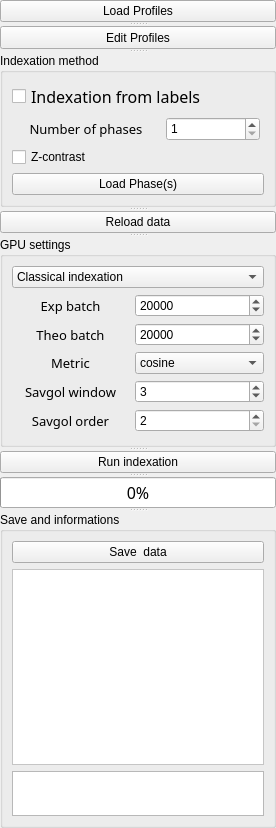
   <widget class="QSplitter" name="splitter_5">
    <property name="geometry">
     <rect>
      <x>10</x>
      <y>0</y>
      <width>276</width>
      <height>828</height>
     </rect>
    </property>
    <property name="orientation">
     <enum>Qt::Vertical</enum>
    </property>
    <widget class="QPushButton" name="Open_profiles">
     <property name="text">
      <string>Load Profiles</string>
     </property>
    </widget>
    <widget class="QPushButton" name="Edit_profiles">
     <property name="text">
      <string>Edit Profiles</string>
     </property>
    </widget>
    <widget class="QGroupBox" name="groupBox_3">
     <property name="title">
      <string>Indexation method</string>
     </property>
     <layout class="QVBoxLayout" name="verticalLayout_5">
      <item>
       <widget class="QCheckBox" name="Cluster_index">
        <property name="sizePolicy">
         <sizepolicy hsizetype="Preferred" vsizetype="Fixed">
          <horstretch>0</horstretch>
          <verstretch>0</verstretch>
         </sizepolicy>
        </property>
        <property name="minimumSize">
         <size>
          <width>0</width>
          <height>0</height>
         </size>
        </property>
        <property name="font">
         <font>
          <family>Noto Sans Cond</family>
          <pointsize>12</pointsize>
          <weight>50</weight>
          <italic>false</italic>
          <bold>false</bold>
         </font>
        </property>
        <property name="styleSheet">
         <string notr="true"/>
        </property>
        <property name="text">
         <string>Indexation from labels</string>
        </property>
       </widget>
      </item>
      <item>
       <layout class="QHBoxLayout" name="horizontalLayout_8">
        <item>
         <widget class="QLabel" name="label_phase_num">
          <property name="sizePolicy">
           <sizepolicy hsizetype="Preferred" vsizetype="Preferred">
            <horstretch>0</horstretch>
            <verstretch>0</verstretch>
           </sizepolicy>
          </property>
          <property name="minimumSize">
           <size>
            <width>92</width>
            <height>0</height>
           </size>
          </property>
          <property name="maximumSize">
           <size>
            <width>140</width>
            <height>16777215</height>
           </size>
          </property>
          <property name="font">
           <font>
            <family>Noto Sans Cond</family>
            <pointsize>10</pointsize>
            <weight>50</weight>
            <italic>false</italic>
            <bold>false</bold>
           </font>
          </property>
          <property name="styleSheet">
           <string notr="true">font: 10pt &quot;Noto Sans Cond&quot;;</string>
          </property>
          <property name="text">
           <string>Number of phases</string>
          </property>
          <property name="alignment">
           <set>Qt::AlignCenter</set>
          </property>
         </widget>
        </item>
        <item>
         <widget class="QSpinBox" name="spinBox_phase_num">
          <property name="sizePolicy">
           <sizepolicy hsizetype="Minimum" vsizetype="Minimum">
            <horstretch>0</horstretch>
            <verstretch>0</verstretch>
           </sizepolicy>
          </property>
          <property name="minimumSize">
           <size>
            <width>94</width>
            <height>0</height>
           </size>
          </property>
          <property name="maximumSize">
           <size>
            <width>50</width>
            <height>16777215</height>
           </size>
          </property>
          <property name="toolTip">
           <string>&lt;html&gt;&lt;head/&gt;&lt;body&gt;&lt;p&gt;&lt;span style=&quot; font-size:11pt;&quot;&gt;Number of experimental profiles per batch. &lt;/span&gt;&lt;/p&gt;&lt;/body&gt;&lt;/html&gt;</string>
          </property>
          <property name="minimum">
           <number>1</number>
          </property>
          <property name="maximum">
           <number>5</number>
          </property>
          <property name="singleStep">
           <number>1</number>
          </property>
          <property name="value">
           <number>1</number>
          </property>
         </widget>
        </item>
       </layout>
      </item>
      <item>
       <widget class="QCheckBox" name="checkBox_otsu">
        <property name="text">
         <string>Z-contrast</string>
        </property>
       </widget>
      </item>
      <item>
       <widget class="QPushButton" name="Open_data">
        <property name="sizePolicy">
         <sizepolicy hsizetype="Preferred" vsizetype="Fixed">
          <horstretch>0</horstretch>
          <verstretch>0</verstretch>
         </sizepolicy>
        </property>
        <property name="minimumSize">
         <size>
          <width>116</width>
          <height>0</height>
         </size>
        </property>
        <property name="maximumSize">
         <size>
          <width>16777215</width>
          <height>16777215</height>
         </size>
        </property>
        <property name="toolTip">
         <string>&lt;html&gt;&lt;head/&gt;&lt;body&gt;&lt;p&gt;&lt;span style=&quot; font-size:11pt;&quot;&gt;Load (1) image serie ; (2) CIF file ; (3) database.&lt;/span&gt;&lt;/p&gt;&lt;/body&gt;&lt;/html&gt;</string>
        </property>
        <property name="text">
         <string>Load Phase(s)</string>
        </property>
        <property name="icon">
         <iconset>
          <normaloff>../Traitement_stack/icons/import_icon.png</normaloff>../Traitement_stack/icons/import_icon.png</iconset>
        </property>
       </widget>
      </item>
     </layout>
    </widget>
    <widget class="QPushButton" name="Reload_bttn">
     <property name="toolTip">
      <string>&lt;html&gt;&lt;head/&gt;&lt;body&gt;&lt;p&gt;&lt;span style=&quot; font-size:11pt;&quot;&gt;Open the H5 result file.&lt;/span&gt;&lt;/p&gt;&lt;/body&gt;&lt;/html&gt;</string>
     </property>
     <property name="text">
      <string>Reload data</string>
     </property>
    </widget>
    <widget class="QGroupBox" name="groupBox">
     <property name="title">
      <string>GPU settings</string>
     </property>
     <layout class="QVBoxLayout" name="verticalLayout_9">
      <item>
       <widget class="QComboBox" name="PresetBox">
        <property name="toolTip">
         <string>&lt;html&gt;&lt;head/&gt;&lt;body&gt;&lt;p&gt;&lt;span style=&quot; font-size:11pt;&quot;&gt;Choice of indexation method.&lt;/span&gt;&lt;/p&gt;&lt;/body&gt;&lt;/html&gt;</string>
        </property>
        <item>
         <property name="text">
          <string>Classical indexation</string>
         </property>
        </item>
        <item>
         <property name="text">
          <string>Derivative indexation</string>
         </property>
        </item>
        <item>
         <property name="text">
          <string>Savgol derivative indexation</string>
         </property>
        </item>
       </widget>
      </item>
      <item>
       <layout class="QHBoxLayout" name="horizontalLayout_2">
        <item>
         <widget class="QLabel" name="BatchProfiles_label">
          <property name="sizePolicy">
           <sizepolicy hsizetype="Preferred" vsizetype="Preferred">
            <horstretch>0</horstretch>
            <verstretch>0</verstretch>
           </sizepolicy>
          </property>
          <property name="minimumSize">
           <size>
            <width>92</width>
            <height>0</height>
           </size>
          </property>
          <property name="maximumSize">
           <size>
            <width>117</width>
            <height>16777215</height>
           </size>
          </property>
          <property name="font">
           <font>
            <family>Noto Sans Cond</family>
            <pointsize>10</pointsize>
            <weight>50</weight>
            <italic>false</italic>
            <bold>false</bold>
           </font>
          </property>
          <property name="styleSheet">
           <string notr="true">font: 10pt &quot;Noto Sans Cond&quot;;</string>
          </property>
          <property name="text">
           <string>Exp batch</string>
          </property>
          <property name="alignment">
           <set>Qt::AlignCenter</set>
          </property>
         </widget>
        </item>
        <item>
         <widget class="QSpinBox" name="Profiles_SpinBox">
          <property name="sizePolicy">
           <sizepolicy hsizetype="Preferred" vsizetype="Fixed">
            <horstretch>0</horstretch>
            <verstretch>0</verstretch>
           </sizepolicy>
          </property>
          <property name="minimumSize">
           <size>
            <width>94</width>
            <height>0</height>
           </size>
          </property>
          <property name="toolTip">
           <string>&lt;html&gt;&lt;head/&gt;&lt;body&gt;&lt;p&gt;&lt;span style=&quot; font-size:11pt;&quot;&gt;Number of experimental profiles per batch. &lt;/span&gt;&lt;/p&gt;&lt;/body&gt;&lt;/html&gt;</string>
          </property>
          <property name="minimum">
           <number>5000</number>
          </property>
          <property name="maximum">
           <number>100000</number>
          </property>
          <property name="singleStep">
           <number>5000</number>
          </property>
          <property name="value">
           <number>20000</number>
          </property>
         </widget>
        </item>
       </layout>
      </item>
      <item>
       <layout class="QHBoxLayout" name="horizontalLayout">
        <item>
         <widget class="QLabel" name="BatchDatabase_label">
          <property name="sizePolicy">
           <sizepolicy hsizetype="Preferred" vsizetype="Preferred">
            <horstretch>0</horstretch>
            <verstretch>0</verstretch>
           </sizepolicy>
          </property>
          <property name="minimumSize">
           <size>
            <width>92</width>
            <height>0</height>
           </size>
          </property>
          <property name="maximumSize">
           <size>
            <width>117</width>
            <height>16777215</height>
           </size>
          </property>
          <property name="font">
           <font>
            <family>Noto Sans Cond</family>
            <pointsize>10</pointsize>
            <weight>50</weight>
            <italic>false</italic>
            <bold>false</bold>
           </font>
          </property>
          <property name="styleSheet">
           <string notr="true">font: 10pt &quot;Noto Sans Cond&quot;;</string>
          </property>
          <property name="text">
           <string>Theo batch</string>
          </property>
          <property name="alignment">
           <set>Qt::AlignCenter</set>
          </property>
         </widget>
        </item>
        <item>
         <widget class="QSpinBox" name="Database_SpinBox">
          <property name="sizePolicy">
           <sizepolicy hsizetype="Preferred" vsizetype="Fixed">
            <horstretch>0</horstretch>
            <verstretch>0</verstretch>
           </sizepolicy>
          </property>
          <property name="minimumSize">
           <size>
            <width>94</width>
            <height>0</height>
           </size>
          </property>
          <property name="toolTip">
           <string>&lt;html&gt;&lt;head/&gt;&lt;body&gt;&lt;p&gt;&lt;span style=&quot; font-size:11pt;&quot;&gt;Number of theoretical profiles per batch.&lt;/span&gt;&lt;/p&gt;&lt;/body&gt;&lt;/html&gt;</string>
          </property>
          <property name="minimum">
           <number>5000</number>
          </property>
          <property name="maximum">
           <number>100000</number>
          </property>
          <property name="singleStep">
           <number>5000</number>
          </property>
          <property name="value">
           <number>20000</number>
          </property>
         </widget>
        </item>
       </layout>
      </item>
      <item>
       <layout class="QHBoxLayout" name="horizontalLayout_6">
        <item>
         <widget class="QLabel" name="metric">
          <property name="sizePolicy">
           <sizepolicy hsizetype="Preferred" vsizetype="Preferred">
            <horstretch>0</horstretch>
            <verstretch>0</verstretch>
           </sizepolicy>
          </property>
          <property name="minimumSize">
           <size>
            <width>92</width>
            <height>0</height>
           </size>
          </property>
          <property name="maximumSize">
           <size>
            <width>117</width>
            <height>16777215</height>
           </size>
          </property>
          <property name="font">
           <font>
            <family>Noto Sans Cond</family>
            <pointsize>10</pointsize>
            <weight>50</weight>
            <italic>false</italic>
            <bold>false</bold>
           </font>
          </property>
          <property name="styleSheet">
           <string notr="true">font: 10pt &quot;Noto Sans Cond&quot;;</string>
          </property>
          <property name="text">
           <string>Metric</string>
          </property>
          <property name="alignment">
           <set>Qt::AlignCenter</set>
          </property>
         </widget>
        </item>
        <item>
         <widget class="QComboBox" name="metricCB">
          <item>
           <property name="text">
            <string>cosine</string>
           </property>
          </item>
          <item>
           <property name="text">
            <string>NCC</string>
           </property>
          </item>
         </widget>
        </item>
       </layout>
      </item>
      <item>
       <layout class="QHBoxLayout" name="horizontalLayout_10">
        <item>
         <widget class="QLabel" name="savgol_label1">
          <property name="sizePolicy">
           <sizepolicy hsizetype="Preferred" vsizetype="Preferred">
            <horstretch>0</horstretch>
            <verstretch>0</verstretch>
           </sizepolicy>
          </property>
          <property name="minimumSize">
           <size>
            <width>92</width>
            <height>0</height>
           </size>
          </property>
          <property name="maximumSize">
           <size>
            <width>117</width>
            <height>16777215</height>
           </size>
          </property>
          <property name="font">
           <font>
            <family>Noto Sans Cond</family>
            <pointsize>10</pointsize>
            <weight>50</weight>
            <italic>false</italic>
            <bold>false</bold>
           </font>
          </property>
          <property name="styleSheet">
           <string notr="true">font: 10pt &quot;Noto Sans Cond&quot;;</string>
          </property>
          <property name="text">
           <string>Savgol window</string>
          </property>
          <property name="alignment">
           <set>Qt::AlignCenter</set>
          </property>
         </widget>
        </item>
        <item>
         <widget class="QSpinBox" name="window_SpinBox">
          <property name="sizePolicy">
           <sizepolicy hsizetype="Preferred" vsizetype="Fixed">
            <horstretch>0</horstretch>
            <verstretch>0</verstretch>
           </sizepolicy>
          </property>
          <property name="minimumSize">
           <size>
            <width>94</width>
            <height>0</height>
           </size>
          </property>
          <property name="toolTip">
           <string>&lt;html&gt;&lt;head/&gt;&lt;body&gt;&lt;p&gt;&lt;span style=&quot; font-size:11pt;&quot;&gt;Size of the window. Must be odd. &lt;/span&gt;&lt;/p&gt;&lt;/body&gt;&lt;/html&gt;</string>
          </property>
          <property name="minimum">
           <number>2</number>
          </property>
          <property name="maximum">
           <number>20</number>
          </property>
          <property name="singleStep">
           <number>1</number>
          </property>
          <property name="value">
           <number>3</number>
          </property>
         </widget>
        </item>
       </layout>
      </item>
      <item>
       <layout class="QHBoxLayout" name="horizontalLayout_11">
        <item>
         <widget class="QLabel" name="savgol_label2">
          <property name="sizePolicy">
           <sizepolicy hsizetype="Preferred" vsizetype="Preferred">
            <horstretch>0</horstretch>
            <verstretch>0</verstretch>
           </sizepolicy>
          </property>
          <property name="minimumSize">
           <size>
            <width>92</width>
            <height>0</height>
           </size>
          </property>
          <property name="maximumSize">
           <size>
            <width>117</width>
            <height>16777215</height>
           </size>
          </property>
          <property name="font">
           <font>
            <family>Noto Sans Cond</family>
            <pointsize>10</pointsize>
            <weight>50</weight>
            <italic>false</italic>
            <bold>false</bold>
           </font>
          </property>
          <property name="styleSheet">
           <string notr="true">font: 10pt &quot;Noto Sans Cond&quot;;</string>
          </property>
          <property name="text">
           <string>Savgol order</string>
          </property>
          <property name="alignment">
           <set>Qt::AlignCenter</set>
          </property>
         </widget>
        </item>
        <item>
         <widget class="QSpinBox" name="poly_SpinBox">
          <property name="sizePolicy">
           <sizepolicy hsizetype="Preferred" vsizetype="Fixed">
            <horstretch>0</horstretch>
            <verstretch>0</verstretch>
           </sizepolicy>
          </property>
          <property name="minimumSize">
           <size>
            <width>94</width>
            <height>0</height>
           </size>
          </property>
          <property name="toolTip">
           <string>&lt;html&gt;&lt;head/&gt;&lt;body&gt;&lt;p&gt;&lt;span style=&quot; font-size:11pt;&quot;&gt;Order of the polynomial. Must be lower than the window length.&lt;/span&gt;&lt;/p&gt;&lt;/body&gt;&lt;/html&gt;</string>
          </property>
          <property name="minimum">
           <number>2</number>
          </property>
          <property name="maximum">
           <number>20</number>
          </property>
          <property name="singleStep">
           <number>1</number>
          </property>
          <property name="value">
           <number>2</number>
          </property>
         </widget>
        </item>
       </layout>
      </item>
     </layout>
    </widget>
    <widget class="QPushButton" name="Compute_indexation_bttn">
     <property name="sizePolicy">
      <sizepolicy hsizetype="Minimum" vsizetype="Fixed">
       <horstretch>0</horstretch>
       <verstretch>0</verstretch>
      </sizepolicy>
     </property>
     <property name="minimumSize">
      <size>
       <width>116</width>
       <height>0</height>
      </size>
     </property>
     <property name="maximumSize">
      <size>
       <width>16777215</width>
       <height>16777215</height>
      </size>
     </property>
     <property name="toolTip">
      <string>&lt;html&gt;&lt;head/&gt;&lt;body&gt;&lt;p&gt;&lt;span style=&quot; font-size:11pt;&quot;&gt;Run the indexing step.&lt;/span&gt;&lt;/p&gt;&lt;/body&gt;&lt;/html&gt;</string>
     </property>
     <property name="text">
      <string>Run indexation</string>
     </property>
     <property name="icon">
      <iconset>
       <normaloff>../Traitement_stack/icons/run_icon.png</normaloff>../Traitement_stack/icons/run_icon.png</iconset>
     </property>
    </widget>
    <widget class="QProgressBar" name="progressBar">
     <property name="sizePolicy">
      <sizepolicy hsizetype="Preferred" vsizetype="Fixed">
       <horstretch>0</horstretch>
       <verstretch>0</verstretch>
      </sizepolicy>
     </property>
     <property name="minimumSize">
      <size>
       <width>90</width>
       <height>0</height>
      </size>
     </property>
     <property name="font">
      <font>
       <family>Noto Sans Cond</family>
       <pointsize>12</pointsize>
       <weight>50</weight>
       <italic>false</italic>
       <bold>false</bold>
      </font>
     </property>
     <property name="styleSheet">
      <string notr="true"/>
     </property>
     <property name="value">
      <number>0</number>
     </property>
    </widget>
    <widget class="QGroupBox" name="groupBox_2">
     <property name="title">
      <string>Save and informations</string>
     </property>
     <layout class="QVBoxLayout" name="verticalLayout_14">
      <item>
       <widget class="QPushButton" name="Save_bttn">
        <property name="text">
         <string>Save  data</string>
        </property>
        <property name="icon">
         <iconset>
          <normaloff>../Traitement_stack/icons/save_icon.png</normaloff>../Traitement_stack/icons/save_icon.png</iconset>
        </property>
       </widget>
      </item>
      <item>
       <widget class="QTextEdit" name="Info_box">
        <property name="sizePolicy">
         <sizepolicy hsizetype="Minimum" vsizetype="MinimumExpanding">
          <horstretch>0</horstretch>
          <verstretch>0</verstretch>
         </sizepolicy>
        </property>
        <property name="minimumSize">
         <size>
          <width>90</width>
          <height>0</height>
         </size>
        </property>
        <property name="palette">
         <palette>
          <active>
           <colorrole role="WindowText">
            <brush brushstyle="SolidPattern">
             <color alpha="255">
              <red>0</red>
              <green>0</green>
              <blue>0</blue>
             </color>
            </brush>
           </colorrole>
           <colorrole role="Button">
            <brush brushstyle="SolidPattern">
             <color alpha="255">
              <red>255</red>
              <green>255</green>
              <blue>255</blue>
             </color>
            </brush>
           </colorrole>
           <colorrole role="Text">
            <brush brushstyle="SolidPattern">
             <color alpha="255">
              <red>0</red>
              <green>0</green>
              <blue>0</blue>
             </color>
            </brush>
           </colorrole>
           <colorrole role="ButtonText">
            <brush brushstyle="SolidPattern">
             <color alpha="255">
              <red>0</red>
              <green>0</green>
              <blue>0</blue>
             </color>
            </brush>
           </colorrole>
           <colorrole role="Base">
            <brush brushstyle="SolidPattern">
             <color alpha="255">
              <red>255</red>
              <green>255</green>
              <blue>255</blue>
             </color>
            </brush>
           </colorrole>
           <colorrole role="Window">
            <brush brushstyle="SolidPattern">
             <color alpha="255">
              <red>255</red>
              <green>255</green>
              <blue>255</blue>
             </color>
            </brush>
           </colorrole>
          </active>
          <inactive>
           <colorrole role="WindowText">
            <brush brushstyle="SolidPattern">
             <color alpha="255">
              <red>0</red>
              <green>0</green>
              <blue>0</blue>
             </color>
            </brush>
           </colorrole>
           <colorrole role="Button">
            <brush brushstyle="SolidPattern">
             <color alpha="255">
              <red>255</red>
              <green>255</green>
              <blue>255</blue>
             </color>
            </brush>
           </colorrole>
           <colorrole role="Text">
            <brush brushstyle="SolidPattern">
             <color alpha="255">
              <red>0</red>
              <green>0</green>
              <blue>0</blue>
             </color>
            </brush>
           </colorrole>
           <colorrole role="ButtonText">
            <brush brushstyle="SolidPattern">
             <color alpha="255">
              <red>0</red>
              <green>0</green>
              <blue>0</blue>
             </color>
            </brush>
           </colorrole>
           <colorrole role="Base">
            <brush brushstyle="SolidPattern">
             <color alpha="255">
              <red>255</red>
              <green>255</green>
              <blue>255</blue>
             </color>
            </brush>
           </colorrole>
           <colorrole role="Window">
            <brush brushstyle="SolidPattern">
             <color alpha="255">
              <red>255</red>
              <green>255</green>
              <blue>255</blue>
             </color>
            </brush>
           </colorrole>
          </inactive>
          <disabled>
           <colorrole role="WindowText">
            <brush brushstyle="SolidPattern">
             <color alpha="255">
              <red>0</red>
              <green>0</green>
              <blue>0</blue>
             </color>
            </brush>
           </colorrole>
           <colorrole role="Button">
            <brush brushstyle="SolidPattern">
             <color alpha="255">
              <red>255</red>
              <green>255</green>
              <blue>255</blue>
             </color>
            </brush>
           </colorrole>
           <colorrole role="Text">
            <brush brushstyle="SolidPattern">
             <color alpha="255">
              <red>0</red>
              <green>0</green>
              <blue>0</blue>
             </color>
            </brush>
           </colorrole>
           <colorrole role="ButtonText">
            <brush brushstyle="SolidPattern">
             <color alpha="255">
              <red>0</red>
              <green>0</green>
              <blue>0</blue>
             </color>
            </brush>
           </colorrole>
           <colorrole role="Base">
            <brush brushstyle="SolidPattern">
             <color alpha="255">
              <red>255</red>
              <green>255</green>
              <blue>255</blue>
             </color>
            </brush>
           </colorrole>
           <colorrole role="Window">
            <brush brushstyle="SolidPattern">
             <color alpha="255">
              <red>255</red>
              <green>255</green>
              <blue>255</blue>
             </color>
            </brush>
           </colorrole>
          </disabled>
         </palette>
        </property>
        <property name="font">
         <font>
          <family>Noto Sans Cond</family>
          <pointsize>10</pointsize>
          <weight>50</weight>
          <italic>false</italic>
          <bold>false</bold>
         </font>
        </property>
        <property name="styleSheet">
         <string notr="true"/>
        </property>
        <property name="lineWidth">
         <number>2</number>
        </property>
        <property name="midLineWidth">
         <number>1</number>
        </property>
       </widget>
      </item>
      <item>
       <widget class="QTextEdit" name="quat_textEdit">
        <property name="maximumSize">
         <size>
          <width>16777215</width>
          <height>45</height>
         </size>
        </property>
       </widget>
      </item>
     </layout>
    </widget>
   </widget>
